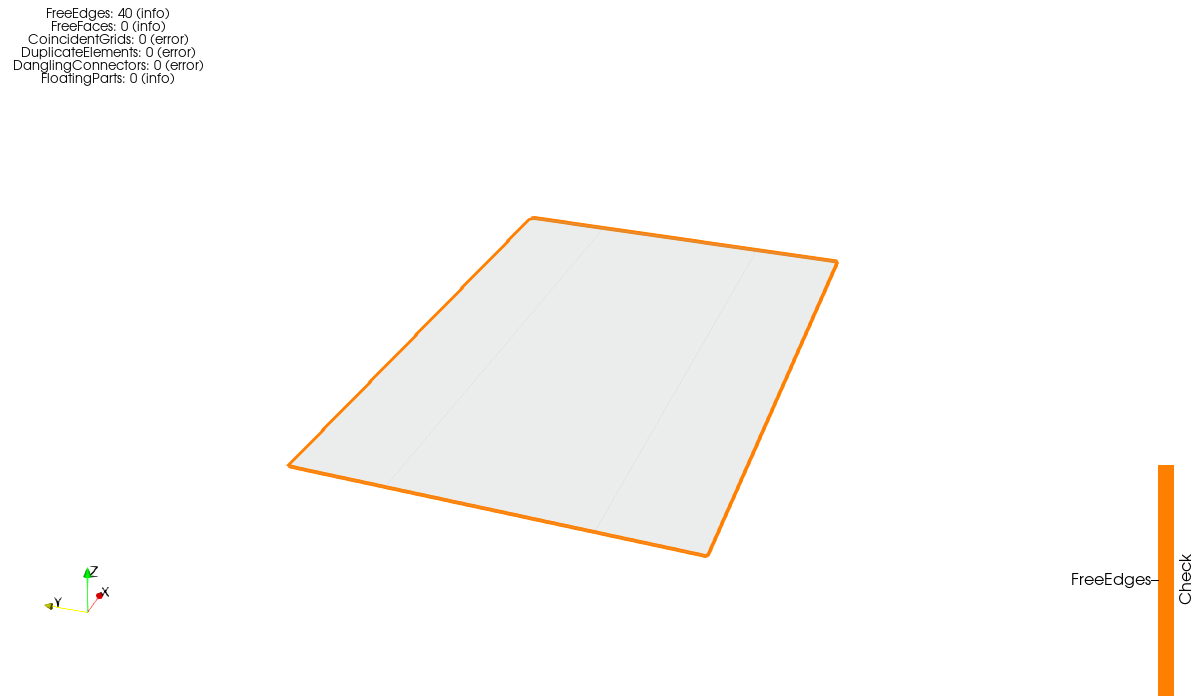
#> input picture docs/images/paraview-tutorials-check.png, 1200 x 700 px
$ python -i build_gallery.py   (imports and definitions only)
#> lines starting #> are read from the running program, lines starting #| are printed output that depends on the picture
"""Generate the docs gallery assets and (optionally) upload them as a GitHub release asset.

    python docs/build_gallery.py --ucrm9 <path to run_uCRM-9_static_cruise_coarse.bdf>
        [--mystran tools/mystran-19.0.0-windows-x86_64.exe] [--pvpython PATH] [--out DIR] [--upload]

Steps: write the demo deck and solve its modes with MYSTRAN; write and solve the result scenes'
static decks (the demo tray under 1 g and a pressure, a composite plate, and a MYSTRAN copy of the
uCRM-9 static cruise run: ``ucrm9_for_mystran``); export every entry with pvpython
(paraview/export_site.py); crop thumbnails; validate scenes; write manifest.json; zip the listed
files to build/gallery-assets.zip (next to --out); with --upload, replace the asset on the
`gallery-assets` release. Without MYSTRAN the result scenes are skipped, without --ucrm9 the
uCRM-9 ones. MYSTRAN solves no frequency response, transient or complex run, so those result types
have no scene. Slow (pvpython, and about a minute and a half for the uCRM-9 solve): run it in the
background.
"""
from __future__ import annotations

import argparse
import datetime as dt
import importlib.util
import json
import re
import shutil
import subprocess
import sys
import zipfile
from pathlib import Path

from PIL import Image, ImageChops

ROOT = Path(__file__).resolve().parents[1]
sys.path.insert(0, str(ROOT / "src"))
OUT = ROOT / "build" / "gallery"
ZIP = ROOT / "build" / "gallery-assets.zip"
RELEASE = "gallery-assets"
SCENE_WARN_BYTES = 3_000_000
MODEL_ORDER = ["ucrm9", "ucrm9static", "demo", "tray", "plate"]
VIEW_ORDER = ["masses", "bushes", "bushrotations", "beams", "loads", "spc", "rigid", "contact", "dmig", "family", "group", "pid", "mid",
              "elementtype", "thickness", "nsm", "grow", "parts", "check", "results", "forces", "stress", "spcforces",
              "mpcforces", "oload", "freebody", "average", "plies", "random", "randomsweep", "diff"]
UCRM9_CREDIT = ("uCRM-9 wingbox, coarse mesh: Brooks, Kenway and Martins, *Benchmark Aerostructural Models "
                "for the Study of Transonic Aircraft Wings*, AIAA Journal 56(7), 2018. Data: "
                "[doi:10.17632/gpk4zn73xn.1](https://doi.org/10.17632/gpk4zn73xn.1), CC BY 4.0.")
MYSTRAN = "MYSTRAN 19.0.0 (open-source, Nastran-compatible)"
DEMO_CREDIT = (f"Demo model generated by docs/models/make_demo.py; modes solved with {MYSTRAN}, which applies the "
               "PSHELL NSM but not the NSM1/NSML1 sets.")
UCRM9_STATIC_CREDIT = (f"{UCRM9_CREDIT} Its static cruise case (aero forces plus 1 g) solved with {MYSTRAN} on a "
                       "copy of the deck with the CQUADR written as CQUAD4 and the PSHELL MID4 blanked, which MYSTRAN "
                       "19 does not run; shown on the original deck.")
TRAY_CREDIT = (f"Demo model generated by docs/models/make_demo.py (`--deck static`: the demo tray under 1 g and a "
               f"pressure); solved with {MYSTRAN}, which applies the PSHELL NSM but not the NSM1/NSML1 sets.")
PLATE_CREDIT = (f"Demo model generated by docs/models/make_demo.py (`--deck plate`); solved with {MYSTRAN}, which "
                "writes the ply stresses and strains but no failure-index table.")
# m: the free body is the wing outboard of the rib bay at about 15 m, whose skins and spars start
# between y = 14.97 (trailing edge) and 15.05 (leading edge): every property wholly outboard of 14.9
UCRM9_CUT_Y = 14.9
RESULT_CAPTIONS = {
    "ucrm9static": {
        "results": "Deformed shape under the cruise load (aero forces plus 1 g), colored by displacement magnitude.",
        "spcforces": "The root reactions (SPC forces) that hold the wing under the cruise load, with their resultant.",
        "mpcforces": "The forces the RBE2/RBE3 elements carry at their grids (MPC forces), where the engine, the "
                     "leading- and trailing-edge masses and the fuel hang on the wingbox.",
        "oload": "The load MYSTRAN applied at each grid (OLOAD): the aero forces plus 1 g of the structure and its "
                 "masses, with the resultant.",
        "freebody": f"The wing outboard of y = {UCRM9_CUT_Y:g} m (the properties whose elements all lie outboard) as a "
                    "free body. Its cut grids are where it meets the inboard wing and where the rigid elements of "
                    "the leading- and trailing-edge masses, which are not part of it, hang on it. Its cut load, from "
                    "the grid point forces there, equals the load applied to it: the Imbalance row is the "
                    "difference.",
        "average": "Von Mises stress (VonMisesMax) averaged from the elements to the grids within each property: "
                   "smooth inside a skin panel, a jump at its edges.",
    },
    "tray": {
        "loads": "The deck's LOAD 100: PLOAD4 pressures on the plate, growing from 1 kPa at the left edge to 3 kPa "
                 "at the right, as arrows on their faces, and the 1 g GRAV arrow at the model CG, with the "
                 "resultants.",
        "results": "Deformed shape under 1 g and the pressure, colored by displacement magnitude.",
    },
    "plate": {
        "plies": "Ply 2 (+45 deg) of a [0/45/-45/90]s carbon/epoxy plate clamped at one edge, bent and twisted by a "
                 "tip load: the fibre-direction stress S11 of the ply, with its fibre directions.",
    },
}


UCRM9_ROOT_RIB = "PID 238"  # WING_RIBS/RIB.00, the rib at the root (y = 0)
# what the result scenes need from the static solve (the run deck asks for DISP and STRESS);
# its STRAIN = ALL is dropped: MYSTRAN writes plate strains as STRCUR, which nastran-pv does not attach
UCRM9_REQUESTS = ("FORCE = ALL", "SPCFORCES = ALL", "MPCFORCES = ALL", "OLOAD = ALL", "GPFORCE = ALL")


# [149 lines left out: functions _mystran_bulk, ucrm9_for_mystran, model_tools_reproduce, build_models, outboard_pids, solve_results, not called in this run]


MARKER = ".npv-gallery"  # written into every build folder: the next build may empty that folder


# [16 lines left out: functions is_gallery_folder, pvpython_command, not called in this run]


def crop_thumbnail(src, dst, size=(800, 500), margin=0.06, threshold=8) -> None:
    """Crop to the non-white pixels, pad to the ``size`` aspect ratio with white, resize."""
#> called with src = 'images/paraview-tutorials-check.png', dst = 'out.png', size = (800, 500), margin = 0.06, threshold = 8
    im = Image.open(src).convert("RGB")
#> im is the input picture: PIL image 1200x700 RGB; mean R, G, B 251.5, 250.4, 249.1
    diff = ImageChops.difference(im, Image.new("RGB", im.size, (255, 255, 255))).convert("L")
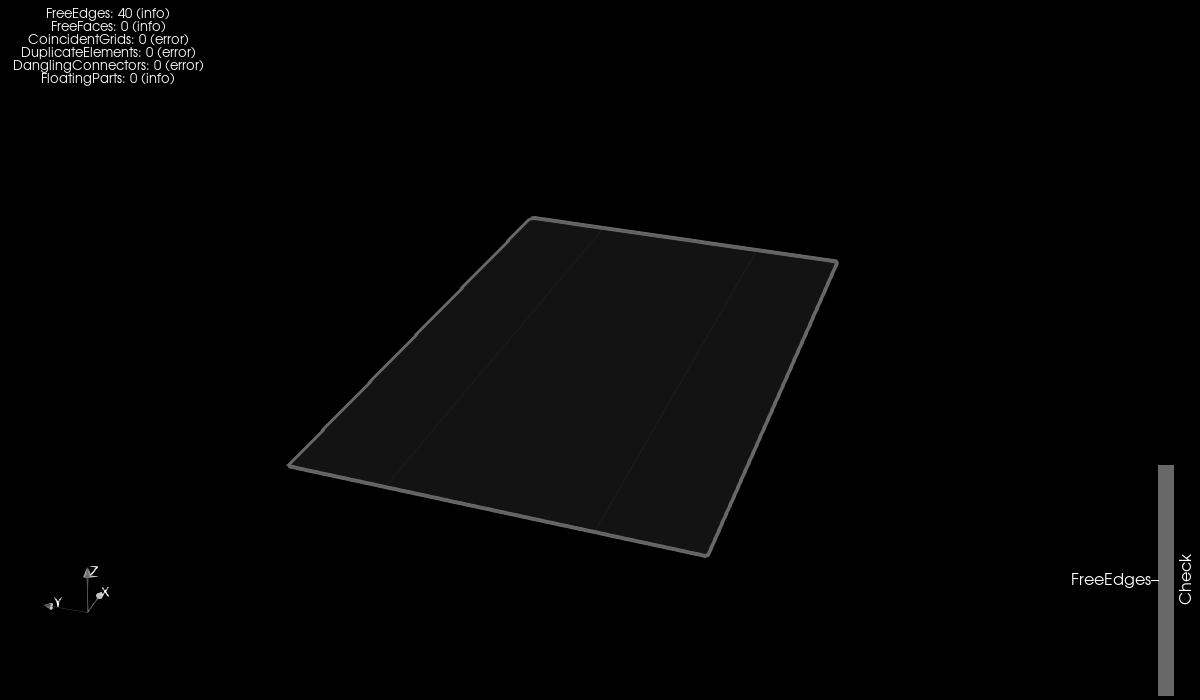
#> diff: PIL image 1200x700 L; min 0, max 255, mean 4.4
    x0, y0, x1, y1 = diff.point(lambda v: 255 if v > threshold else 0).getbbox() or (0, 0, *im.size)
#> x0 = 14; y0 = 8; x1 = 1191; y1 = 696
    w, h = (x1 - x0) * (1 + 2 * margin), (y1 - y0) * (1 + 2 * margin)
#> w = 1318.2; h = 770.6
    aspect = size[0] / size[1]
    w, h = (h * aspect, h) if w / h < aspect else (w, w / aspect)
#> h = 823.9
    cx, cy = (x0 + x1) / 2, (y0 + y1) / 2
#> cx = 602.5; cy = 352
    box = [round(cx - w / 2), round(cy - h / 2), round(cx + w / 2), round(cy + h / 2)]
#> box = [-57, -60, 1262, 764]
    canvas = Image.new("RGB", (box[2] - box[0], box[3] - box[1]), (255, 255, 255))
#> canvas: PIL image 1319x824 RGB; every value is 255
    part = im.crop((max(box[0], 0), max(box[1], 0), min(box[2], im.width), min(box[3], im.height)))
    canvas.paste(part, (max(-box[0], 0), max(-box[1], 0)))
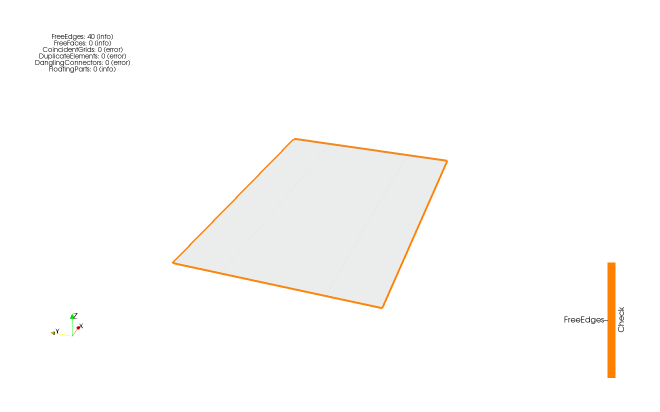
#> canvas: PIL image 1319x824 RGB (shown at 1/2 size); mean R, G, B 252.3, 251.4, 250.4
    canvas.resize(size, Image.LANCZOS).save(dst)
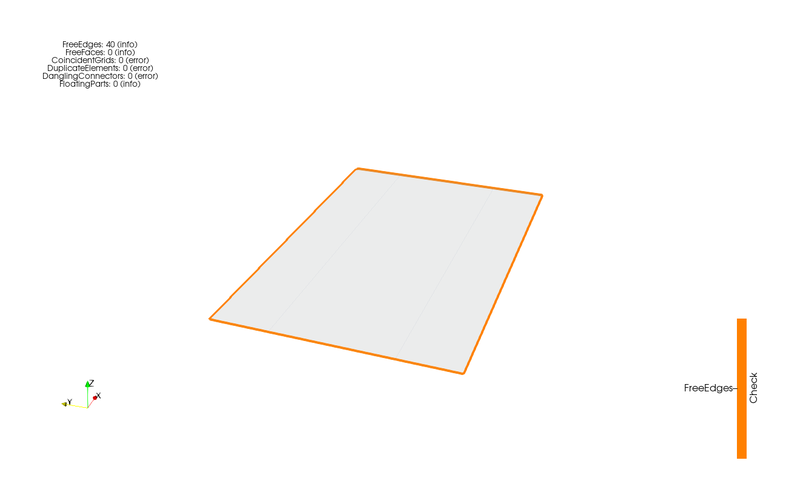
#> saved as out.png: PIL image 800x500 RGB; mean R, G, B 252.3, 251.4, 250.4


# [52 lines left out: functions validate_scene, collect_manifest, listed_files, pack, _make_demo, not called in this run]


def _git_commit() -> str:
    r = subprocess.run(["git", "rev-parse", "--short", "HEAD"], cwd=ROOT, capture_output=True, text=True)
    return r.stdout.strip() or "unknown"


# [62 lines left out: functions upload, main, not called in this run]


# [2 lines not run here, left out]

>>> result = crop_thumbnail('images/paraview-tutorials-check.png', 'out.png')
